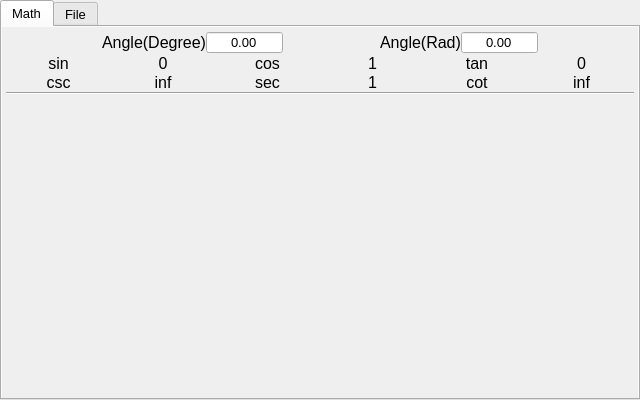
<?xml version="1.0" encoding="UTF-8"?>
<ui version="4.0">
 <class>MainWindow</class>
 <widget class="QMainWindow" name="MainWindow">
  <property name="geometry">
   <rect>
    <x>0</x>
    <y>0</y>
    <width>640</width>
    <height>400</height>
   </rect>
  </property>
  <property name="minimumSize">
   <size>
    <width>640</width>
    <height>400</height>
   </size>
  </property>
  <property name="font">
   <font>
    <pointsize>10</pointsize>
   </font>
  </property>
  <property name="windowTitle">
   <string>ZSL Box 0.0.1</string>
  </property>
  <widget class="QWidget" name="centralwidget">
   <property name="styleSheet">
    <string notr="true">Widget#centralWidget{background:rgb(37, 37, 38);}</string>
   </property>
   <layout class="QHBoxLayout" name="horizontalLayout">
    <property name="spacing">
     <number>0</number>
    </property>
    <property name="leftMargin">
     <number>0</number>
    </property>
    <property name="topMargin">
     <number>0</number>
    </property>
    <property name="rightMargin">
     <number>0</number>
    </property>
    <property name="bottomMargin">
     <number>0</number>
    </property>
    <item>
     <widget class="QTabWidget" name="tabWidget">
      <property name="currentIndex">
       <number>0</number>
      </property>
      <widget class="QWidget" name="math_page">
       <attribute name="title">
        <string>Math</string>
       </attribute>
       <layout class="QVBoxLayout" name="verticalLayout_2">
        <property name="spacing">
         <number>0</number>
        </property>
        <property name="leftMargin">
         <number>0</number>
        </property>
        <property name="topMargin">
         <number>0</number>
        </property>
        <property name="rightMargin">
         <number>0</number>
        </property>
        <property name="bottomMargin">
         <number>0</number>
        </property>
        <item>
         <widget class="QScrollArea" name="scrollArea">
          <property name="frameShape">
           <enum>QFrame::NoFrame</enum>
          </property>
          <property name="verticalScrollBarPolicy">
           <enum>Qt::ScrollBarAlwaysOff</enum>
          </property>
          <property name="horizontalScrollBarPolicy">
           <enum>Qt::ScrollBarAlwaysOff</enum>
          </property>
          <property name="widgetResizable">
           <bool>true</bool>
          </property>
          <widget class="QWidget" name="scrollAreaWidgetContents">
           <property name="geometry">
            <rect>
             <x>0</x>
             <y>0</y>
             <width>634</width>
             <height>372</height>
            </rect>
           </property>
           <property name="font">
            <font>
             <pointsize>10</pointsize>
            </font>
           </property>
           <layout class="QVBoxLayout" name="verticalLayout_3">
            <property name="spacing">
             <number>0</number>
            </property>
            <property name="leftMargin">
             <number>4</number>
            </property>
            <property name="topMargin">
             <number>4</number>
            </property>
            <property name="rightMargin">
             <number>4</number>
            </property>
            <property name="bottomMargin">
             <number>4</number>
            </property>
            <item>
             <layout class="QHBoxLayout" name="horizontalLayout_2">
              <item>
               <spacer name="horizontalSpacer">
                <property name="orientation">
                 <enum>Qt::Horizontal</enum>
                </property>
                <property name="sizeHint" stdset="0">
                 <size>
                  <width>40</width>
                  <height>20</height>
                 </size>
                </property>
               </spacer>
              </item>
              <item>
               <widget class="QLabel" name="label">
                <property name="sizePolicy">
                 <sizepolicy hsizetype="Fixed" vsizetype="Fixed">
                  <horstretch>0</horstretch>
                  <verstretch>0</verstretch>
                 </sizepolicy>
                </property>
                <property name="font">
                 <font>
                  <pointsize>12</pointsize>
                 </font>
                </property>
                <property name="text">
                 <string>Angle(Degree)</string>
                </property>
                <property name="alignment">
                 <set>Qt::AlignCenter</set>
                </property>
               </widget>
              </item>
              <item>
               <widget class="QDoubleSpinBox" name="angle_degree">
                <property name="maximumSize">
                 <size>
                  <width>160</width>
                  <height>16777215</height>
                 </size>
                </property>
                <property name="font">
                 <font>
                  <pointsize>10</pointsize>
                 </font>
                </property>
                <property name="alignment">
                 <set>Qt::AlignCenter</set>
                </property>
                <property name="buttonSymbols">
                 <enum>QAbstractSpinBox::NoButtons</enum>
                </property>
                <property name="minimum">
                 <double>-99999999999999.984375000000000</double>
                </property>
                <property name="maximum">
                 <double>99999999999999.984375000000000</double>
                </property>
               </widget>
              </item>
              <item>
               <spacer name="horizontalSpacer_3">
                <property name="orientation">
                 <enum>Qt::Horizontal</enum>
                </property>
                <property name="sizeHint" stdset="0">
                 <size>
                  <width>40</width>
                  <height>20</height>
                 </size>
                </property>
               </spacer>
              </item>
              <item>
               <widget class="QLabel" name="label_2">
                <property name="sizePolicy">
                 <sizepolicy hsizetype="Fixed" vsizetype="Fixed">
                  <horstretch>0</horstretch>
                  <verstretch>0</verstretch>
                 </sizepolicy>
                </property>
                <property name="font">
                 <font>
                  <pointsize>12</pointsize>
                 </font>
                </property>
                <property name="text">
                 <string>Angle(Rad)</string>
                </property>
                <property name="alignment">
                 <set>Qt::AlignCenter</set>
                </property>
               </widget>
              </item>
              <item>
               <widget class="QDoubleSpinBox" name="angle_rad">
                <property name="maximumSize">
                 <size>
                  <width>160</width>
                  <height>16777215</height>
                 </size>
                </property>
                <property name="font">
                 <font>
                  <pointsize>10</pointsize>
                 </font>
                </property>
                <property name="alignment">
                 <set>Qt::AlignCenter</set>
                </property>
                <property name="buttonSymbols">
                 <enum>QAbstractSpinBox::NoButtons</enum>
                </property>
                <property name="minimum">
                 <double>-99999999999.990005493164063</double>
                </property>
                <property name="maximum">
                 <double>99999999999.990005493164063</double>
                </property>
               </widget>
              </item>
              <item>
               <spacer name="horizontalSpacer_2">
                <property name="orientation">
                 <enum>Qt::Horizontal</enum>
                </property>
                <property name="sizeHint" stdset="0">
                 <size>
                  <width>40</width>
                  <height>20</height>
                 </size>
                </property>
               </spacer>
              </item>
             </layout>
            </item>
            <item>
             <layout class="QGridLayout" name="gridLayout">
              <item row="0" column="4">
               <widget class="QLabel" name="label_5">
                <property name="font">
                 <font>
                  <pointsize>12</pointsize>
                 </font>
                </property>
                <property name="text">
                 <string>tan</string>
                </property>
                <property name="alignment">
                 <set>Qt::AlignCenter</set>
                </property>
               </widget>
              </item>
              <item row="0" column="3">
               <widget class="QLabel" name="cos_value">
                <property name="font">
                 <font>
                  <pointsize>12</pointsize>
                 </font>
                </property>
                <property name="text">
                 <string>1</string>
                </property>
                <property name="alignment">
                 <set>Qt::AlignCenter</set>
                </property>
               </widget>
              </item>
              <item row="0" column="1">
               <widget class="QLabel" name="sin_value">
                <property name="font">
                 <font>
                  <pointsize>12</pointsize>
                 </font>
                </property>
                <property name="text">
                 <string>0</string>
                </property>
                <property name="alignment">
                 <set>Qt::AlignCenter</set>
                </property>
               </widget>
              </item>
              <item row="0" column="5">
               <widget class="QLabel" name="tan_value">
                <property name="font">
                 <font>
                  <pointsize>12</pointsize>
                 </font>
                </property>
                <property name="text">
                 <string>0</string>
                </property>
                <property name="alignment">
                 <set>Qt::AlignCenter</set>
                </property>
               </widget>
              </item>
              <item row="0" column="2">
               <widget class="QLabel" name="label_4">
                <property name="font">
                 <font>
                  <pointsize>12</pointsize>
                 </font>
                </property>
                <property name="text">
                 <string>cos</string>
                </property>
                <property name="alignment">
                 <set>Qt::AlignCenter</set>
                </property>
               </widget>
              </item>
              <item row="0" column="0">
               <widget class="QLabel" name="label_3">
                <property name="font">
                 <font>
                  <pointsize>12</pointsize>
                 </font>
                </property>
                <property name="text">
                 <string>sin</string>
                </property>
                <property name="alignment">
                 <set>Qt::AlignCenter</set>
                </property>
               </widget>
              </item>
              <item row="1" column="0">
               <widget class="QLabel" name="label_6">
                <property name="font">
                 <font>
                  <pointsize>12</pointsize>
                 </font>
                </property>
                <property name="text">
                 <string>csc</string>
                </property>
                <property name="alignment">
                 <set>Qt::AlignCenter</set>
                </property>
               </widget>
              </item>
              <item row="1" column="1">
               <widget class="QLabel" name="csc_value">
                <property name="font">
                 <font>
                  <pointsize>12</pointsize>
                 </font>
                </property>
                <property name="text">
                 <string>inf</string>
                </property>
                <property name="alignment">
                 <set>Qt::AlignCenter</set>
                </property>
               </widget>
              </item>
              <item row="1" column="2">
               <widget class="QLabel" name="label_7">
                <property name="font">
                 <font>
                  <pointsize>12</pointsize>
                 </font>
                </property>
                <property name="text">
                 <string>sec</string>
                </property>
                <property name="alignment">
                 <set>Qt::AlignCenter</set>
                </property>
               </widget>
              </item>
              <item row="1" column="3">
               <widget class="QLabel" name="sec_value">
                <property name="font">
                 <font>
                  <pointsize>12</pointsize>
                 </font>
                </property>
                <property name="text">
                 <string>1</string>
                </property>
                <property name="alignment">
                 <set>Qt::AlignCenter</set>
                </property>
               </widget>
              </item>
              <item row="1" column="4">
               <widget class="QLabel" name="label_8">
                <property name="font">
                 <font>
                  <pointsize>12</pointsize>
                 </font>
                </property>
                <property name="text">
                 <string>cot</string>
                </property>
                <property name="alignment">
                 <set>Qt::AlignCenter</set>
                </property>
               </widget>
              </item>
              <item row="1" column="5">
               <widget class="QLabel" name="cot_value">
                <property name="font">
                 <font>
                  <pointsize>12</pointsize>
                 </font>
                </property>
                <property name="text">
                 <string>inf</string>
                </property>
                <property name="alignment">
                 <set>Qt::AlignCenter</set>
                </property>
               </widget>
              </item>
             </layout>
            </item>
            <item>
             <widget class="Line" name="line">
              <property name="orientation">
               <enum>Qt::Horizontal</enum>
              </property>
             </widget>
            </item>
            <item>
             <spacer name="verticalSpacer">
              <property name="orientation">
               <enum>Qt::Vertical</enum>
              </property>
              <property name="sizeHint" stdset="0">
               <size>
                <width>20</width>
                <height>40</height>
               </size>
              </property>
             </spacer>
            </item>
           </layout>
          </widget>
         </widget>
        </item>
       </layout>
      </widget>
      <widget class="QWidget" name="file_page">
       <attribute name="title">
        <string>File</string>
       </attribute>
       <layout class="QVBoxLayout" name="verticalLayout">
        <property name="spacing">
         <number>0</number>
        </property>
        <property name="leftMargin">
         <number>0</number>
        </property>
        <property name="topMargin">
         <number>0</number>
        </property>
        <property name="rightMargin">
         <number>0</number>
        </property>
        <property name="bottomMargin">
         <number>0</number>
        </property>
        <item>
         <widget class="QScrollArea" name="scrollArea_2">
          <property name="frameShape">
           <enum>QFrame::NoFrame</enum>
          </property>
          <property name="verticalScrollBarPolicy">
           <enum>Qt::ScrollBarAlwaysOff</enum>
          </property>
          <property name="horizontalScrollBarPolicy">
           <enum>Qt::ScrollBarAlwaysOff</enum>
          </property>
          <property name="widgetResizable">
           <bool>true</bool>
          </property>
          <widget class="QWidget" name="scrollAreaWidgetContents_2">
           <property name="geometry">
            <rect>
             <x>0</x>
             <y>0</y>
             <width>634</width>
             <height>377</height>
            </rect>
           </property>
           <layout class="QHBoxLayout" name="horizontalLayout_3">
            <property name="spacing">
             <number>0</number>
            </property>
            <property name="leftMargin">
             <number>4</number>
            </property>
            <property name="topMargin">
             <number>4</number>
            </property>
            <property name="rightMargin">
             <number>4</number>
            </property>
            <property name="bottomMargin">
             <number>4</number>
            </property>
            <item>
             <widget class="QListView" name="file_list">
              <property name="minimumSize">
               <size>
                <width>180</width>
                <height>0</height>
               </size>
              </property>
              <property name="maximumSize">
               <size>
                <width>200</width>
                <height>16777215</height>
               </size>
              </property>
              <property name="font">
               <font>
                <pointsize>10</pointsize>
               </font>
              </property>
              <property name="verticalScrollBarPolicy">
               <enum>Qt::ScrollBarAlwaysOff</enum>
              </property>
              <property name="editTriggers">
               <set>QAbstractItemView::NoEditTriggers</set>
              </property>
              <property name="showDropIndicator" stdset="0">
               <bool>false</bool>
              </property>
              <property name="defaultDropAction">
               <enum>Qt::IgnoreAction</enum>
              </property>
              <property name="selectionMode">
               <enum>QAbstractItemView::NoSelection</enum>
              </property>
             </widget>
            </item>
            <item>
             <layout class="QVBoxLayout" name="verticalLayout_4">
              <property name="spacing">
               <number>1</number>
              </property>
              <item>
               <layout class="QGridLayout" name="gridLayout_3">
                <item row="0" column="0">
                 <widget class="QPushButton" name="open_files">
                  <property name="font">
                   <font>
                    <pointsize>11</pointsize>
                   </font>
                  </property>
                  <property name="text">
                   <string>Open Files</string>
                  </property>
                 </widget>
                </item>
                <item row="0" column="4">
                 <widget class="QPushButton" name="clear_files">
                  <property name="font">
                   <font>
                    <pointsize>11</pointsize>
                   </font>
                  </property>
                  <property name="text">
                   <string>Clear Files</string>
                  </property>
                 </widget>
                </item>
                <item row="0" column="1">
                 <widget class="QPushButton" name="open_folder">
                  <property name="font">
                   <font>
                    <pointsize>11</pointsize>
                   </font>
                  </property>
                  <property name="text">
                   <string>Open Folder</string>
                  </property>
                 </widget>
                </item>
                <item row="1" column="0">
                 <widget class="QPushButton" name="file_undo">
                  <property name="font">
                   <font>
                    <pointsize>11</pointsize>
                   </font>
                  </property>
                  <property name="text">
                   <string>Undo</string>
                  </property>
                 </widget>
                </item>
                <item row="1" column="1">
                 <widget class="QPushButton" name="file_apply">
                  <property name="font">
                   <font>
                    <pointsize>11</pointsize>
                   </font>
                  </property>
                  <property name="text">
                   <string>Apply</string>
                  </property>
                 </widget>
                </item>
                <item row="1" column="4">
                 <widget class="QPushButton" name="file_reset">
                  <property name="font">
                   <font>
                    <pointsize>11</pointsize>
                   </font>
                  </property>
                  <property name="text">
                   <string>Reset</string>
                  </property>
                 </widget>
                </item>
               </layout>
              </item>
              <item>
               <layout class="QHBoxLayout" name="horizontalLayout_4">
                <item>
                 <widget class="QLabel" name="label_23">
                  <property name="minimumSize">
                   <size>
                    <width>54</width>
                    <height>0</height>
                   </size>
                  </property>
                  <property name="maximumSize">
                   <size>
                    <width>54</width>
                    <height>16777215</height>
                   </size>
                  </property>
                  <property name="font">
                   <font>
                    <pointsize>11</pointsize>
                   </font>
                  </property>
                  <property name="text">
                   <string>Suffix : </string>
                  </property>
                  <property name="alignment">
                   <set>Qt::AlignCenter</set>
                  </property>
                 </widget>
                </item>
                <item>
                 <widget class="QLineEdit" name="file_filter">
                  <property name="font">
                   <font>
                    <pointsize>11</pointsize>
                   </font>
                  </property>
                  <property name="alignment">
                   <set>Qt::AlignCenter</set>
                  </property>
                 </widget>
                </item>
                <item>
                 <widget class="QPushButton" name="filter_files">
                  <property name="font">
                   <font>
                    <pointsize>11</pointsize>
                   </font>
                  </property>
                  <property name="text">
                   <string>Filter</string>
                  </property>
                 </widget>
                </item>
               </layout>
              </item>
              <item>
               <layout class="QHBoxLayout" name="horizontalLayout_8">
                <item>
                 <widget class="QLabel" name="label_15">
                  <property name="font">
                   <font>
                    <pointsize>11</pointsize>
                   </font>
                  </property>
                  <property name="text">
                   <string>Up or Lower</string>
                  </property>
                  <property name="alignment">
                   <set>Qt::AlignCenter</set>
                  </property>
                 </widget>
                </item>
                <item>
                 <widget class="QRadioButton" name="file_name_keep">
                  <property name="maximumSize">
                   <size>
                    <width>70</width>
                    <height>16777215</height>
                   </size>
                  </property>
                  <property name="font">
                   <font>
                    <pointsize>11</pointsize>
                   </font>
                  </property>
                  <property name="text">
                   <string>Keep</string>
                  </property>
                  <property name="checked">
                   <bool>true</bool>
                  </property>
                 </widget>
                </item>
                <item>
                 <widget class="QRadioButton" name="file_name_upper">
                  <property name="maximumSize">
                   <size>
                    <width>70</width>
                    <height>16777215</height>
                   </size>
                  </property>
                  <property name="font">
                   <font>
                    <pointsize>11</pointsize>
                   </font>
                  </property>
                  <property name="text">
                   <string>Upper</string>
                  </property>
                 </widget>
                </item>
                <item>
                 <widget class="QRadioButton" name="file_name_lower">
                  <property name="maximumSize">
                   <size>
                    <width>70</width>
                    <height>16777215</height>
                   </size>
                  </property>
                  <property name="font">
                   <font>
                    <pointsize>11</pointsize>
                   </font>
                  </property>
                  <property name="text">
                   <string>Lower</string>
                  </property>
                 </widget>
                </item>
               </layout>
              </item>
              <item>
               <layout class="QGridLayout" name="gridLayout_2">
                <item row="5" column="2">
                 <widget class="QLineEdit" name="file_name_replace_src">
                  <property name="font">
                   <font>
                    <pointsize>10</pointsize>
                   </font>
                  </property>
                  <property name="alignment">
                   <set>Qt::AlignCenter</set>
                  </property>
                 </widget>
                </item>
                <item row="3" column="4">
                 <widget class="QLineEdit" name="file_remove_to">
                  <property name="font">
                   <font>
                    <pointsize>10</pointsize>
                   </font>
                  </property>
                  <property name="alignment">
                   <set>Qt::AlignCenter</set>
                  </property>
                 </widget>
                </item>
                <item row="9" column="2">
                 <widget class="QLineEdit" name="file_order_prefix">
                  <property name="font">
                   <font>
                    <pointsize>10</pointsize>
                   </font>
                  </property>
                  <property name="alignment">
                   <set>Qt::AlignCenter</set>
                  </property>
                 </widget>
                </item>
                <item row="5" column="4">
                 <widget class="QLineEdit" name="file_name_replace_dst">
                  <property name="font">
                   <font>
                    <pointsize>10</pointsize>
                   </font>
                  </property>
                  <property name="alignment">
                   <set>Qt::AlignCenter</set>
                  </property>
                 </widget>
                </item>
                <item row="1" column="4">
                 <widget class="QLineEdit" name="file_remove">
                  <property name="font">
                   <font>
                    <pointsize>10</pointsize>
                   </font>
                  </property>
                  <property name="alignment">
                   <set>Qt::AlignCenter</set>
                  </property>
                 </widget>
                </item>
                <item row="1" column="3">
                 <widget class="QLabel" name="label_12">
                  <property name="font">
                   <font>
                    <pointsize>11</pointsize>
                   </font>
                  </property>
                  <property name="text">
                   <string>Remove</string>
                  </property>
                  <property name="alignment">
                   <set>Qt::AlignCenter</set>
                  </property>
                 </widget>
                </item>
                <item row="1" column="2">
                 <widget class="QLineEdit" name="file_name">
                  <property name="font">
                   <font>
                    <pointsize>10</pointsize>
                   </font>
                  </property>
                  <property name="alignment">
                   <set>Qt::AlignCenter</set>
                  </property>
                 </widget>
                </item>
                <item row="6" column="0">
                 <widget class="QCheckBox" name="file_remove_space">
                  <property name="font">
                   <font>
                    <pointsize>11</pointsize>
                   </font>
                  </property>
                  <property name="text">
                   <string> No Space</string>
                  </property>
                 </widget>
                </item>
                <item row="8" column="4">
                 <widget class="QSpinBox" name="file_order_step">
                  <property name="font">
                   <font>
                    <pointsize>10</pointsize>
                   </font>
                  </property>
                  <property name="alignment">
                   <set>Qt::AlignCenter</set>
                  </property>
                  <property name="buttonSymbols">
                   <enum>QAbstractSpinBox::NoButtons</enum>
                  </property>
                  <property name="minimum">
                   <number>-100</number>
                  </property>
                  <property name="maximum">
                   <number>100</number>
                  </property>
                  <property name="value">
                   <number>1</number>
                  </property>
                 </widget>
                </item>
                <item row="7" column="2">
                 <widget class="QCheckBox" name="file_fix_order_len">
                  <property name="font">
                   <font>
                    <pointsize>11</pointsize>
                   </font>
                  </property>
                  <property name="text">
                   <string>Fix Length</string>
                  </property>
                  <property name="checked">
                   <bool>true</bool>
                  </property>
                 </widget>
                </item>
                <item row="5" column="0">
                 <widget class="QLabel" name="label_16">
                  <property name="font">
                   <font>
                    <pointsize>11</pointsize>
                   </font>
                  </property>
                  <property name="text">
                   <string>Replace</string>
                  </property>
                  <property name="alignment">
                   <set>Qt::AlignCenter</set>
                  </property>
                 </widget>
                </item>
                <item row="3" column="3">
                 <widget class="QLabel" name="label_14">
                  <property name="font">
                   <font>
                    <pointsize>11</pointsize>
                   </font>
                  </property>
                  <property name="text">
                   <string>To</string>
                  </property>
                  <property name="alignment">
                   <set>Qt::AlignCenter</set>
                  </property>
                 </widget>
                </item>
                <item row="2" column="2">
                 <widget class="QLineEdit" name="file_prefix">
                  <property name="font">
                   <font>
                    <pointsize>10</pointsize>
                   </font>
                  </property>
                  <property name="alignment">
                   <set>Qt::AlignCenter</set>
                  </property>
                 </widget>
                </item>
                <item row="3" column="2">
                 <widget class="QLineEdit" name="file_remove_from">
                  <property name="font">
                   <font>
                    <pointsize>10</pointsize>
                   </font>
                  </property>
                  <property name="alignment">
                   <set>Qt::AlignCenter</set>
                  </property>
                 </widget>
                </item>
                <item row="3" column="0">
                 <widget class="QLabel" name="label_13">
                  <property name="font">
                   <font>
                    <pointsize>11</pointsize>
                   </font>
                  </property>
                  <property name="text">
                   <string>Remove From</string>
                  </property>
                  <property name="alignment">
                   <set>Qt::AlignCenter</set>
                  </property>
                 </widget>
                </item>
                <item row="8" column="0">
                 <widget class="QLabel" name="label_18">
                  <property name="font">
                   <font>
                    <pointsize>11</pointsize>
                   </font>
                  </property>
                  <property name="text">
                   <string>Order Begin</string>
                  </property>
                  <property name="alignment">
                   <set>Qt::AlignCenter</set>
                  </property>
                 </widget>
                </item>
                <item row="5" column="3">
                 <widget class="QLabel" name="label_17">
                  <property name="font">
                   <font>
                    <pointsize>11</pointsize>
                   </font>
                  </property>
                  <property name="text">
                   <string>By</string>
                  </property>
                  <property name="alignment">
                   <set>Qt::AlignCenter</set>
                  </property>
                 </widget>
                </item>
                <item row="7" column="4">
                 <widget class="QComboBox" name="file_order_place"/>
                </item>
                <item row="9" column="0">
                 <widget class="QLabel" name="label_19">
                  <property name="font">
                   <font>
                    <pointsize>11</pointsize>
                   </font>
                  </property>
                  <property name="text">
                   <string>Order Prefix</string>
                  </property>
                  <property name="alignment">
                   <set>Qt::AlignCenter</set>
                  </property>
                 </widget>
                </item>
                <item row="1" column="0">
                 <widget class="QLabel" name="label_11">
                  <property name="font">
                   <font>
                    <pointsize>11</pointsize>
                   </font>
                  </property>
                  <property name="text">
                   <string>Name</string>
                  </property>
                  <property name="alignment">
                   <set>Qt::AlignCenter</set>
                  </property>
                 </widget>
                </item>
                <item row="8" column="3">
                 <widget class="QLabel" name="label_21">
                  <property name="font">
                   <font>
                    <pointsize>11</pointsize>
                   </font>
                  </property>
                  <property name="text">
                   <string>Order Step</string>
                  </property>
                  <property name="alignment">
                   <set>Qt::AlignCenter</set>
                  </property>
                 </widget>
                </item>
                <item row="7" column="0">
                 <widget class="QCheckBox" name="file_add_order">
                  <property name="font">
                   <font>
                    <pointsize>11</pointsize>
                   </font>
                  </property>
                  <property name="text">
                   <string>Add Order</string>
                  </property>
                 </widget>
                </item>
                <item row="2" column="3">
                 <widget class="QLabel" name="label_10">
                  <property name="font">
                   <font>
                    <pointsize>11</pointsize>
                   </font>
                  </property>
                  <property name="text">
                   <string>Suffix</string>
                  </property>
                  <property name="alignment">
                   <set>Qt::AlignCenter</set>
                  </property>
                 </widget>
                </item>
                <item row="2" column="0">
                 <widget class="QLabel" name="label_9">
                  <property name="font">
                   <font>
                    <pointsize>11</pointsize>
                   </font>
                  </property>
                  <property name="text">
                   <string>Prefix</string>
                  </property>
                  <property name="alignment">
                   <set>Qt::AlignCenter</set>
                  </property>
                 </widget>
                </item>
                <item row="2" column="4">
                 <widget class="QLineEdit" name="file_suffix">
                  <property name="font">
                   <font>
                    <pointsize>10</pointsize>
                   </font>
                  </property>
                  <property name="alignment">
                   <set>Qt::AlignCenter</set>
                  </property>
                 </widget>
                </item>
                <item row="9" column="4">
                 <widget class="QLineEdit" name="file_order_suffix">
                  <property name="font">
                   <font>
                    <pointsize>10</pointsize>
                   </font>
                  </property>
                  <property name="alignment">
                   <set>Qt::AlignCenter</set>
                  </property>
                 </widget>
                </item>
                <item row="8" column="2">
                 <widget class="QSpinBox" name="file_order_begin">
                  <property name="font">
                   <font>
                    <pointsize>10</pointsize>
                   </font>
                  </property>
                  <property name="alignment">
                   <set>Qt::AlignCenter</set>
                  </property>
                  <property name="buttonSymbols">
                   <enum>QAbstractSpinBox::NoButtons</enum>
                  </property>
                  <property name="maximum">
                   <number>999999999</number>
                  </property>
                 </widget>
                </item>
                <item row="9" column="3">
                 <widget class="QLabel" name="label_20">
                  <property name="font">
                   <font>
                    <pointsize>11</pointsize>
                   </font>
                  </property>
                  <property name="text">
                   <string>Order Suffix</string>
                  </property>
                  <property name="alignment">
                   <set>Qt::AlignCenter</set>
                  </property>
                 </widget>
                </item>
                <item row="7" column="3">
                 <widget class="QLabel" name="label_22">
                  <property name="font">
                   <font>
                    <pointsize>11</pointsize>
                   </font>
                  </property>
                  <property name="text">
                   <string>Order Place</string>
                  </property>
                  <property name="alignment">
                   <set>Qt::AlignCenter</set>
                  </property>
                 </widget>
                </item>
                <item row="4" column="0">
                 <widget class="QLabel" name="label_24">
                  <property name="font">
                   <font>
                    <pointsize>11</pointsize>
                   </font>
                  </property>
                  <property name="text">
                   <string>Remove From</string>
                  </property>
                  <property name="alignment">
                   <set>Qt::AlignCenter</set>
                  </property>
                 </widget>
                </item>
                <item row="4" column="3">
                 <widget class="QLabel" name="label_25">
                  <property name="font">
                   <font>
                    <pointsize>11</pointsize>
                   </font>
                  </property>
                  <property name="text">
                   <string>To</string>
                  </property>
                  <property name="alignment">
                   <set>Qt::AlignCenter</set>
                  </property>
                 </widget>
                </item>
                <item row="4" column="2">
                 <widget class="QSpinBox" name="file_remove_index0">
                  <property name="font">
                   <font>
                    <pointsize>10</pointsize>
                   </font>
                  </property>
                  <property name="alignment">
                   <set>Qt::AlignCenter</set>
                  </property>
                  <property name="buttonSymbols">
                   <enum>QAbstractSpinBox::NoButtons</enum>
                  </property>
                  <property name="minimum">
                   <number>-1</number>
                  </property>
                  <property name="maximum">
                   <number>999999999</number>
                  </property>
                  <property name="value">
                   <number>-1</number>
                  </property>
                 </widget>
                </item>
                <item row="4" column="4">
                 <widget class="QSpinBox" name="file_remove_index1">
                  <property name="font">
                   <font>
                    <pointsize>10</pointsize>
                   </font>
                  </property>
                  <property name="alignment">
                   <set>Qt::AlignCenter</set>
                  </property>
                  <property name="buttonSymbols">
                   <enum>QAbstractSpinBox::NoButtons</enum>
                  </property>
                  <property name="minimum">
                   <number>-1</number>
                  </property>
                  <property name="maximum">
                   <number>999999999</number>
                  </property>
                  <property name="value">
                   <number>-1</number>
                  </property>
                 </widget>
                </item>
                <item row="6" column="2">
                 <widget class="QCheckBox" name="file_remove_num">
                  <property name="font">
                   <font>
                    <pointsize>11</pointsize>
                   </font>
                  </property>
                  <property name="text">
                   <string>Remove Num</string>
                  </property>
                 </widget>
                </item>
                <item row="6" column="3">
                 <widget class="QCheckBox" name="file_fix_order">
                  <property name="font">
                   <font>
                    <pointsize>11</pointsize>
                   </font>
                  </property>
                  <property name="text">
                   <string>Fix Order</string>
                  </property>
                 </widget>
                </item>
               </layout>
              </item>
              <item>
               <spacer name="verticalSpacer_2">
                <property name="orientation">
                 <enum>Qt::Vertical</enum>
                </property>
                <property name="sizeHint" stdset="0">
                 <size>
                  <width>20</width>
                  <height>40</height>
                 </size>
                </property>
               </spacer>
              </item>
             </layout>
            </item>
           </layout>
          </widget>
         </widget>
        </item>
       </layout>
      </widget>
     </widget>
    </item>
   </layout>
  </widget>
 </widget>
 <resources/>
 <connections>
  <connection>
   <sender>angle_rad</sender>
   <signal>valueChanged(double)</signal>
   <receiver>MainWindow</receiver>
   <slot>rad_to_degree(double)</slot>
   <hints>
    <hint type="sourcelabel">
     <x>508</x>
     <y>118</y>
    </hint>
    <hint type="destinationlabel">
     <x>319</x>
     <y>199</y>
    </hint>
   </hints>
  </connection>
  <connection>
   <sender>angle_degree</sender>
   <signal>valueChanged(double)</signal>
   <receiver>MainWindow</receiver>
   <slot>degree_to_rad(double)</slot>
   <hints>
    <hint type="sourcelabel">
     <x>236</x>
     <y>118</y>
    </hint>
    <hint type="destinationlabel">
     <x>319</x>
     <y>199</y>
    </hint>
   </hints>
  </connection>
  <connection>
   <sender>clear_files</sender>
   <signal>clicked()</signal>
   <receiver>MainWindow</receiver>
   <slot>clear_files()</slot>
   <hints>
    <hint type="sourcelabel">
     <x>506</x>
     <y>43</y>
    </hint>
    <hint type="destinationlabel">
     <x>319</x>
     <y>199</y>
    </hint>
   </hints>
  </connection>
  <connection>
   <sender>open_files</sender>
   <signal>clicked()</signal>
   <receiver>MainWindow</receiver>
   <slot>open_files()</slot>
   <hints>
    <hint type="sourcelabel">
     <x>229</x>
     <y>43</y>
    </hint>
    <hint type="destinationlabel">
     <x>319</x>
     <y>199</y>
    </hint>
   </hints>
  </connection>
  <connection>
   <sender>open_folder</sender>
   <signal>clicked()</signal>
   <receiver>MainWindow</receiver>
   <slot>open_folder()</slot>
   <hints>
    <hint type="sourcelabel">
     <x>326</x>
     <y>43</y>
    </hint>
    <hint type="destinationlabel">
     <x>319</x>
     <y>199</y>
    </hint>
   </hints>
  </connection>
  <connection>
   <sender>file_apply</sender>
   <signal>clicked()</signal>
   <receiver>MainWindow</receiver>
   <slot>rename_files()</slot>
   <hints>
    <hint type="sourcelabel">
     <x>420</x>
     <y>43</y>
    </hint>
    <hint type="destinationlabel">
     <x>319</x>
     <y>199</y>
    </hint>
   </hints>
  </connection>
  <connection>
   <sender>file_reset</sender>
   <signal>clicked()</signal>
   <receiver>MainWindow</receiver>
   <slot>reset()</slot>
   <hints>
    <hint type="sourcelabel">
     <x>591</x>
     <y>43</y>
    </hint>
    <hint type="destinationlabel">
     <x>319</x>
     <y>199</y>
    </hint>
   </hints>
  </connection>
  <connection>
   <sender>filter_files</sender>
   <signal>clicked()</signal>
   <receiver>MainWindow</receiver>
   <slot>filter_files()</slot>
   <hints>
    <hint type="sourcelabel">
     <x>592</x>
     <y>74</y>
    </hint>
    <hint type="destinationlabel">
     <x>319</x>
     <y>199</y>
    </hint>
   </hints>
  </connection>
  <connection>
   <sender>file_undo</sender>
   <signal>clicked()</signal>
   <receiver>MainWindow</receiver>
   <slot>undo_rename()</slot>
   <hints>
    <hint type="sourcelabel">
     <x>259</x>
     <y>77</y>
    </hint>
    <hint type="destinationlabel">
     <x>319</x>
     <y>199</y>
    </hint>
   </hints>
  </connection>
 </connections>
 <slots>
  <slot>rad_to_degree(double)</slot>
  <slot>degree_to_rad(double)</slot>
  <slot>open_files()</slot>
  <slot>open_folder()</slot>
  <slot>rename_files()</slot>
  <slot>clear_files()</slot>
  <slot>reset()</slot>
  <slot>filter_files()</slot>
  <slot>undo_rename()</slot>
 </slots>
</ui>
